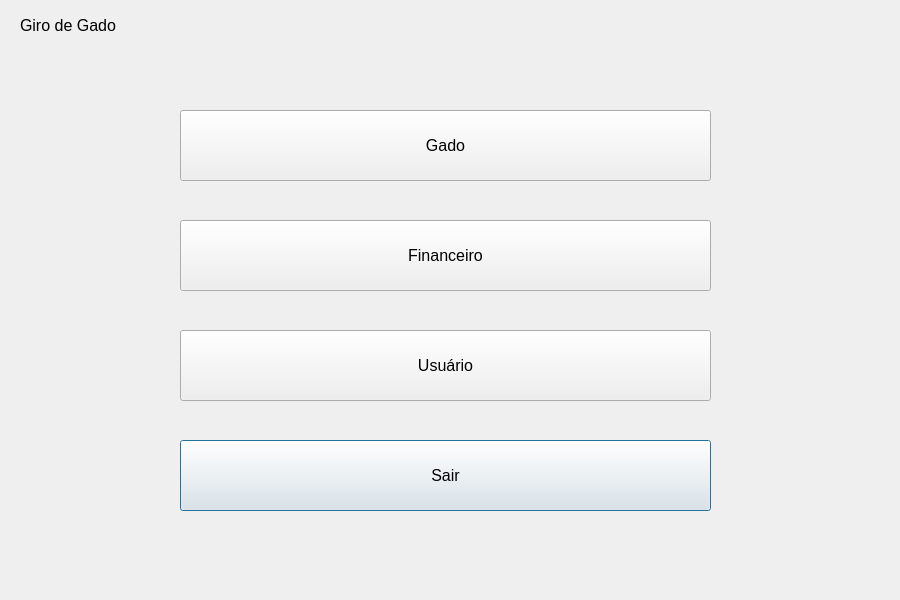
<?xml version="1.0" encoding="UTF-8"?>
<ui version="4.0">
 <class>HomeScreen</class>
 <widget class="QDialog" name="HomeScreen">
  <property name="geometry">
   <rect>
    <x>0</x>
    <y>0</y>
    <width>900</width>
    <height>600</height>
   </rect>
  </property>
  <property name="windowTitle">
   <string>Tela Inicial</string>
  </property>
  <widget class="QPushButton" name="logoutButton">
   <property name="geometry">
    <rect>
     <x>180</x>
     <y>440</y>
     <width>531</width>
     <height>71</height>
    </rect>
   </property>
   <property name="font">
    <font>
     <pointsize>12</pointsize>
    </font>
   </property>
   <property name="text">
    <string>Sair</string>
   </property>
  </widget>
  <widget class="QLabel" name="label">
   <property name="geometry">
    <rect>
     <x>20</x>
     <y>10</y>
     <width>121</width>
     <height>31</height>
    </rect>
   </property>
   <property name="font">
    <font>
     <pointsize>12</pointsize>
    </font>
   </property>
   <property name="text">
    <string>Giro de Gado</string>
   </property>
  </widget>
  <widget class="QPushButton" name="financialButton">
   <property name="geometry">
    <rect>
     <x>180</x>
     <y>220</y>
     <width>531</width>
     <height>71</height>
    </rect>
   </property>
   <property name="font">
    <font>
     <pointsize>12</pointsize>
    </font>
   </property>
   <property name="text">
    <string>Financeiro</string>
   </property>
  </widget>
  <widget class="QPushButton" name="cattleButton">
   <property name="geometry">
    <rect>
     <x>180</x>
     <y>110</y>
     <width>531</width>
     <height>71</height>
    </rect>
   </property>
   <property name="font">
    <font>
     <pointsize>12</pointsize>
    </font>
   </property>
   <property name="text">
    <string>Gado</string>
   </property>
  </widget>
  <widget class="QPushButton" name="userButton">
   <property name="geometry">
    <rect>
     <x>180</x>
     <y>330</y>
     <width>531</width>
     <height>71</height>
    </rect>
   </property>
   <property name="font">
    <font>
     <pointsize>12</pointsize>
    </font>
   </property>
   <property name="text">
    <string>Usuário</string>
   </property>
  </widget>
 </widget>
 <resources/>
 <connections/>
</ui>
